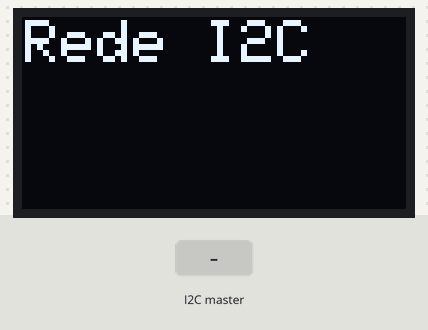
The sketch below on a simulated Arduino Uno, built with avr-gcc and run on an emulated ATmega328P. On the bench: 128×64 one-colour display. The test bench sets the inputs (shaded band).

Above: at 1.2 s.
1.3 s: the I2C master sends the byte 1
At 2.5 s:
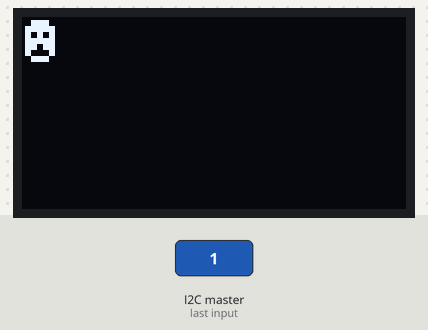
2.8 s: the I2C master sends the byte 2
At 3.9 s:
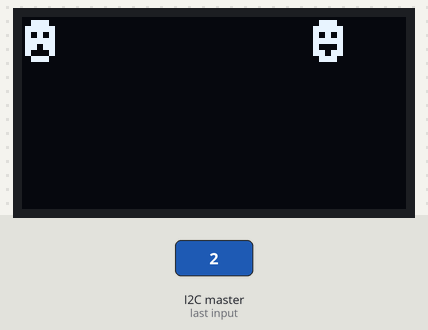
4.3 s: the I2C master sends the byte 90
At 5.1 s:
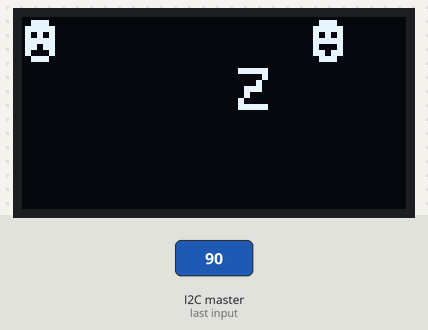
5.8 s: the I2C master sends the byte 200
At 6.3 s:
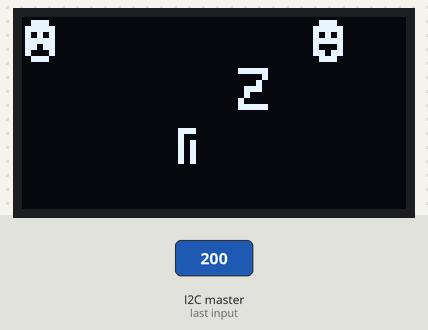
Timing chart, 0 to 8.3 s (numbered marks = the images above; inputs shaded):
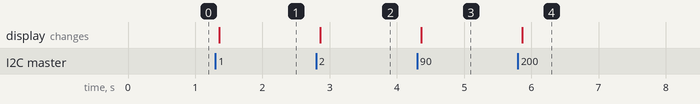

Measured:
- after the input at 1.3 s, the display: changes after 0.06 s (image 1)
- after the input at 2.8 s, the display: changes after 0.06 s (image 2)
- after the input at 4.3 s, the display: changes after 0.06 s (image 3)
- after the input at 5.8 s, the display: changes after 0.06 s (image 4)

The sketch:

Slave_atividadeI2C.ino
```cpp
#include <SPI.h>
#include <Wire.h>
#include <Adafruit_GFX.h>
#include <Adafruit_SSD1306.h>

#define SCREEN_WIDTH 128 // OLED display width, in pixels
#define SCREEN_HEIGHT 64 // OLED display height, in pixels

// Declaration for SSD1306 display connected using software SPI (default case):
#define OLED_MOSI  9
#define OLED_CLK   10
#define OLED_DC    11
#define OLED_CS    12
#define OLED_RESET 13
Adafruit_SSD1306 display(SCREEN_WIDTH, SCREEN_HEIGHT,
OLED_MOSI, OLED_CLK, OLED_DC, OLED_RESET, OLED_CS);
char UART2_rxBuffer [ 8 ] ;
String  txt = "";

// ARDUINO UNO 2 - PLACA ESCRAVO

void setup()
{
  Serial.begin(9600);
  // Inicializa o display
  display.begin(SSD1306_SWITCHCAPVCC);
  // Apaga o display
  display.clearDisplay();
   //INICIALIZAÇÃO DO BARRAMENTO COM O ESCRAVO
  //NESSE CASO, HÁ ARGUMENTO QUE É O PRÓPRIO END. DO ESCRAVO
    Wire.begin(10);

  //FUNÇÃO QUE INDICA UMA FUNÇÃO QUE TRABALHA A MENSAGEM DO MESTRE
    Wire.onReceive(RecebeMsg);
    display.clearDisplay();
    display.setTextColor(WHITE);
    display.setTextSize(2);
    display.setCursor(1,1);
    display.print("Rede I2C");
    display.display();

}

void loop()
{
  //NESSE CASO, ESCRAVO APENAS RECEBE A INFORMAÇÃO DO MESTRE

}

void RecebeMsg(int howMany)
{

    //FUNÇÃO QUE INDICA QUANDO O BARRAMENTO ESTÁ DISPONÍVEL
  while(Wire.available())
    {

      UART2_rxBuffer [0]= Wire.read();
      UART2_rxBuffer [1]= Wire.read();
      UART2_rxBuffer [2]= Wire.read();
      UART2_rxBuffer [3]= Wire.read();
      UART2_rxBuffer [4]= Wire.read();
      UART2_rxBuffer [5]= Wire.read();
      UART2_rxBuffer [6]= Wire.read();
      UART2_rxBuffer [7]= Wire.read();

      for (int x = 0; x<8 ; x++)
          {
            txt+=UART2_rxBuffer[x];
          }
            display.clearDisplay();
            display.setTextColor(WHITE);
            display.setTextSize(2);
            display.setCursor(1,1);
            display.print(txt);
            display.display();

    }
}
```
